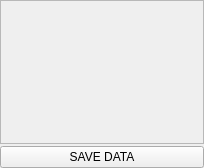
<?xml version="1.0" encoding="UTF-8"?>
<ui version="4.0">
 <class>Form</class>
 <widget class="QWidget" name="Form">
  <property name="geometry">
   <rect>
    <x>0</x>
    <y>0</y>
    <width>204</width>
    <height>168</height>
   </rect>
  </property>
  <property name="maximumSize">
   <size>
    <width>16777215</width>
    <height>250</height>
   </size>
  </property>
  <property name="windowTitle">
   <string>Form</string>
  </property>
  <property name="styleSheet">
   <string notr="true"/>
  </property>
  <layout class="QVBoxLayout" name="verticalLayout">
   <property name="spacing">
    <number>2</number>
   </property>
   <property name="margin">
    <number>0</number>
   </property>
   <item>
    <widget class="QScrollArea" name="scrollArea">
     <property name="sizePolicy">
      <sizepolicy hsizetype="Expanding" vsizetype="Expanding">
       <horstretch>0</horstretch>
       <verstretch>0</verstretch>
      </sizepolicy>
     </property>
     <property name="horizontalScrollBarPolicy">
      <enum>Qt::ScrollBarAlwaysOff</enum>
     </property>
     <property name="widgetResizable">
      <bool>true</bool>
     </property>
     <widget class="QWidget" name="scrollAreaWidgetContents">
      <property name="geometry">
       <rect>
        <x>0</x>
        <y>0</y>
        <width>202</width>
        <height>137</height>
       </rect>
      </property>
      <layout class="QVBoxLayout" name="traceLayout">
       <property name="spacing">
        <number>0</number>
       </property>
       <property name="margin">
        <number>0</number>
       </property>
      </layout>
     </widget>
    </widget>
   </item>
   <item>
    <widget class="QPushButton" name="saveButton">
     <property name="text">
      <string>SAVE DATA</string>
     </property>
    </widget>
   </item>
  </layout>
 </widget>
 <resources/>
 <connections>
  <connection>
   <sender>saveButton</sender>
   <signal>clicked()</signal>
   <receiver>Form</receiver>
   <slot>saveData()</slot>
   <hints>
    <hint type="sourcelabel">
     <x>62</x>
     <y>16</y>
    </hint>
    <hint type="destinationlabel">
     <x>-52</x>
     <y>8</y>
    </hint>
   </hints>
  </connection>
 </connections>
 <slots>
  <slot>saveData()</slot>
 </slots>
</ui>
